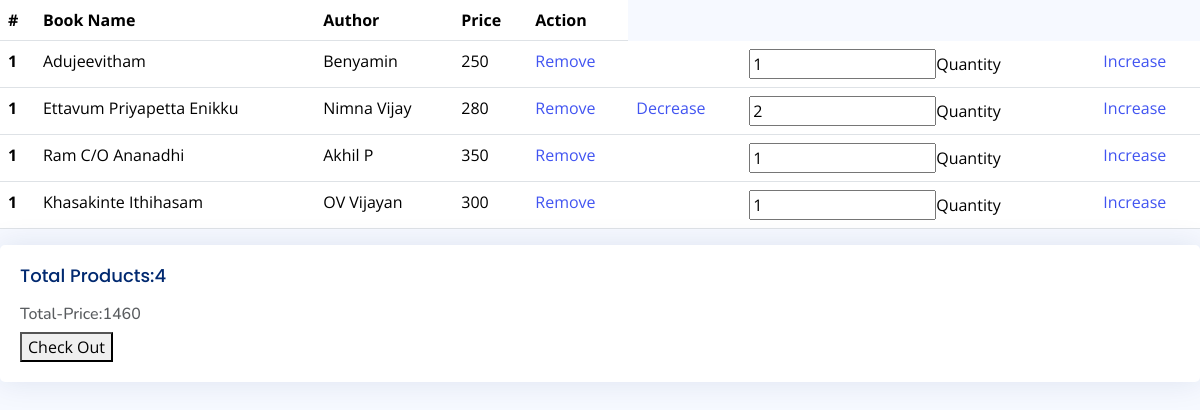
The page /user/viewcart/ (signed in) on the database its author committed.
### user_app/models.py (models this page shows)
class CartItem(models.Model):
    cart=models.ForeignKey(Cart,on_delete=models.CASCADE)
    book=models.ForeignKey(Book,on_delete=models.CASCADE)
    quantity=models.PositiveIntegerField(default=1)

### book_app/models.py (models this page shows, shortened)
class Book(models.Model):
    title=models.CharField(max_length=200)
    price=models.IntegerField()
    quantity = models.IntegerField()
    author=models.ForeignKey(Author,on_delete=models.CASCADE)

class Author(models.Model):
    name=models.CharField(max_length=200,null=True)
    def __str__(self):
        return '{}'.format(self.name)

### user_app/views.py (the view, shortened to what this page needs)
# urls.py: path('viewcart/',views.ViewCart,name='viewcart'),
def ViewCart(request):
    try:
        if request.user.is_authenticated:
            cart, created = Cart.objects.get_or_create(user=request.user)
            cart_items = cart.cartitem_set.all()
            cart_item = CartItem.objects.all()
            total_price = sum(item.book.price * item.quantity for item in cart_items)
            total_items = cart_items.count()
            context = {
                'cart_items': cart_items,
                'cart_item': cart_item,
                'total_price': total_price,
                'total_items': total_items
            }
            return render(request, 'user/cart.html', context)
        else:
            messages.error(request, 'Please login first')
    except Cart.DoesNotExist:
        messages.error(request, 'Error retrieving the cart')

### templates/user/cart.html (shortened to what this page needs)
{% extends 'authors/base.html' %}
{% load static %}
{% block content %}
<table class="table">
  <thead>
    <tr>
      <th scope="col">#</th>
      <th scope="col">Book Name</th>
      <th scope="col">Author</th>
      <th scope="col">Price</th>
       <th scope="col">Action</th>
    </tr>
  </thead>
  <tbody>
  {% for item in cart_items %}
    <tr>
        <th scope="row">1</th>
        <td>{{ item.book.title }}</td>
        <td>{{ item.book.author }}</td>
        <td>{{ item.book.price }}</td>
        <td><a href="{% url 'remove_cart' item.id %}">Remove</a></td>
        <td>
            {% if item.quantity > 1 %}
                <a href="{% url 'decrease_quantity' item.id %}">Decrease</a>
            {% endif %}
        </td>
        <td><input type="number" name="quantity" value="{{ item.quantity }}">Quantity</td>
        <td><a href="{% url 'increase_quantity' item.id %}">Increase</a></td>
    </tr>
{% endfor %}
  </tbody>
</table>
<form action="{% url 'create-checkout-session' %} " method="post">
<div class="card" style="width:18rcm;">
    <div class="card-body">
        <h5 class="card-title">Total Products:{{ total_items }}</h5>
        <h6 class="card-subtitle mb-2 text-body-secondary">Total-Price:{{ total_price }}</h6>
         <button id="checkout-button" type="submit" class="card-link">Check Out</button>
    </div>
</div>
</form>
{% endblock %}

### static/assets/css/style.css (style rules this page uses)
:root { scroll-behavior: smooth; }
body { font-family: "Open Sans", sans-serif; background: #f6f9ff; color: #444444; }
a { color: #4154f1; text-decoration: none; }
h1, h2, h3, h4, h5, h6 { font-family: "Nunito", sans-serif; }
.card { margin-bottom: 30px; border: none; border-radius: 5px; box-shadow: 0px 0 30px rgba(1, 41, 112, 0.1); }
.card-title { padding: 20px 0 15px 0; font-size: 18px; font-weight: 500; color: #012970; font-family: "Poppins", sans-serif; }
.card-body { padding: 0 20px 20px 20px; }

### rows shown on the page
CartItem: book "Adujeevitham", book.author "Benyamin", book.price "250", quantity "1"
CartItem: book "Ettavum Priyapetta Enikku", book.author "Nimna Vijay", book.price "280", shows "Decrease", quantity "2"
CartItem: book "Ram C/O Ananadhi", book.author "Akhil P", book.price "350", quantity "1"
CartItem: book "Khasakinte Ithihasam", book.author "OV Vijayan", book.price "300", quantity "1"

### other values the page prints
{{ total_items }} "4"
{{ total_price }} "1460"
